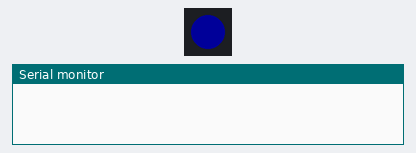
A sketch run on a simulated ESP8266 (NodeMCU). Shown: 1 RGB LEDs in strip order, left to right, the last lines printed to the serial monitor. Dim RGB values are drawn brighter than linear; colours are those a GRB WS2812 strip shows for the declared byte order.

Above: at 0.15 s.
At 36.07 s:
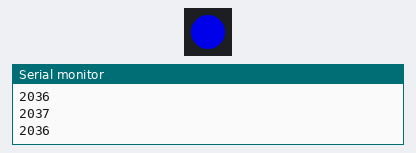
Timing chart, 0 to 38.5 s (numbered marks = the images above):
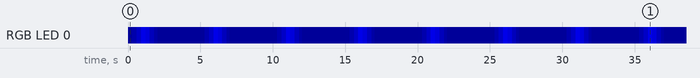

Measured:
- by itself, RGB LED 0: off → RGB(0, 0, 25) at 0.00 s, → RGB(0, 0, 49) 0.30 s later, → RGB(0, 0, 94) 0.30 s later, → RGB(0, 0, 181) 0.30 s later, … (64 changes in this stretch)

The sketch:

timed_status.ino
```cpp
#include <FastLED.h>


CRGB leds[1];
unsigned long startTime;


void setup() {
  Serial.begin(9600);
  FastLED.addLeds<WS2812B, D6>(leds, 1);
}

//showStat funtion will allway take 5000ms
void showStat(int g, int r, int b, int s, int n, bool on) {
  startTime = millis();  // Record the start time

  leds[0].setRGB(g, r, b);
  //values int i = 100; i <= 256; i++
  for (int t = n; t > 0; t--) {
    for (int i = 150; i <= 250; i++) {
      int value = pow(2, i / 32.0);
      FastLED.setBrightness(value);
      FastLED.show();
      delay(s);
    }
    //values int i = 256; i >= 100; i--
    for (int i = 250; i >= 150; i--) {
      int value = pow(2, i / 32.0);
      FastLED.setBrightness(value);
      FastLED.show();
      delay(s);
    }
  }

  if (!on) {
    leds[0].setRGB(0, 0, 0);
    FastLED.show();
  }

  unsigned long endTime = millis();              // Record the end time
  unsigned long duration = endTime - startTime;  // Calculate the duration
  Serial.println(duration);
  delay(3000 - duration);
}

void loop() {
  // wifi error
  // showStat(255, 0, 0, 2, 2, false);

  // influxdb error
  // showStat(255, 120, 0, 2, 2, false);

  // sensor error
  // showStat(252, 0, 189, 2, 2, false);

  // normal operation
  showStat(0, 0, 255, 10, 1, true);
  //sensor reading function for testing, not implemented yet
  delay(2000);
}
```
